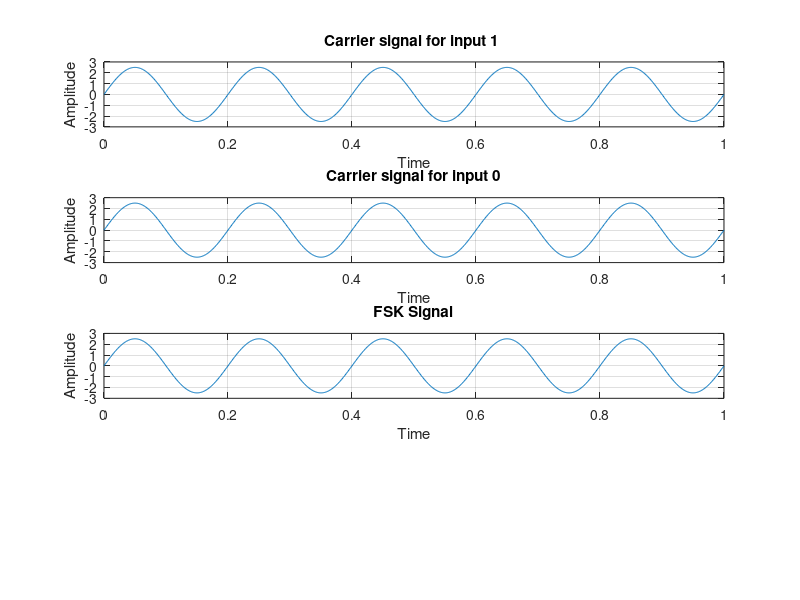

The MATLAB script that drew this image:
%To perform Frequency Shift Keying (FSK)
clc;
clear all;
close all;
FC1 = input('Enter Carrier frequency for 1 : ');
FC2 = input('Enter Carrier frequency for 2 : ');
FP = input('Enter pulse duration : ');
amp = input('Enter amplitude of carrier : ');
amp = amp/2;
T = 0:0.001:1;
C1 = amp * sin(2*pi*FC1*T);
C2 = amp * sin(2*pi*FC2*T);
M = amp * square(2*pi*FP*T)+amp;

for(i=0:1000)
    if(M(i+1) == 0)
        FSK(i+1) = C2(i+1);
    else
        FSK(i+1) = C1(i+1);
    end
end

subplot(4,1,1);
plot(T, C1);
xlabel('Time');
ylabel('Amplitude');
title('Carrier signal for input 1 ');
grid on;
subplot(4,1,2);
plot(T,C2);
xlabel('Time');
ylabel('Amplitude');
title('Carrier signal for input 0');
grid on;
subplot(4, 1, 3);
plot(T, FSK);
xlabel('Time');
ylabel('Amplitude');
title('FSK Signal');
grid on;